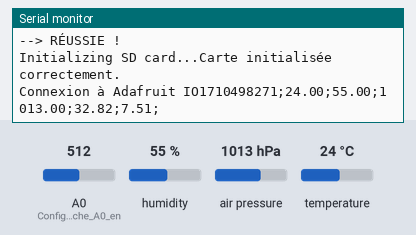
A sketch run on a simulated Arduino Uno, built with avr-gcc and run on an emulated ATmega328P. On the bench: the last lines printed to the serial monitor. The test bench sets the inputs (shaded band); at power-on: humidity 55 %, A0 (Configure_la_broche_A0_en) = 512, air pressure 1013 hPa, temperature 24 °C. The local clock reads 2024-03-15 10:24:30 at power-on unless the sketch sets it; storage starts empty.

Above: at 2.8 s.
2.9 s: humidity set to 22 %
At 4.3 s:
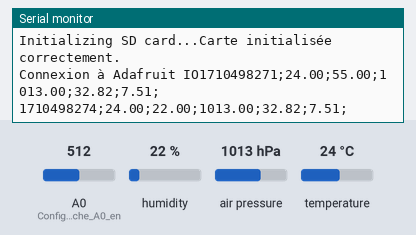
4.4 s: A0 (Configure_la_broche_A0_en) set to 716
5.9 s: air pressure set to 952 hPa
At 6.9 s:
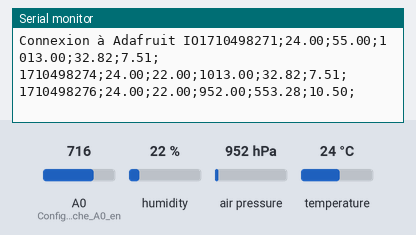
7.4 s: temperature set to 12 °C
At 8.7 s:
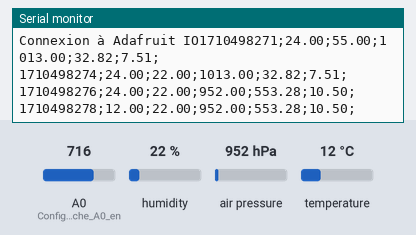
8.9 s: A0 (Configure_la_broche_A0_en) set to 992
At 10.5 s:
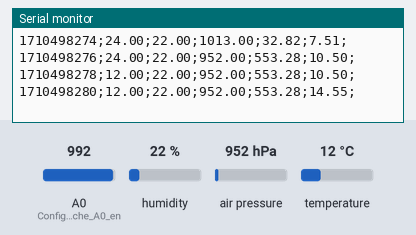
Timing chart, 0 to 11.4 s (numbered marks = the images above; inputs shaded):
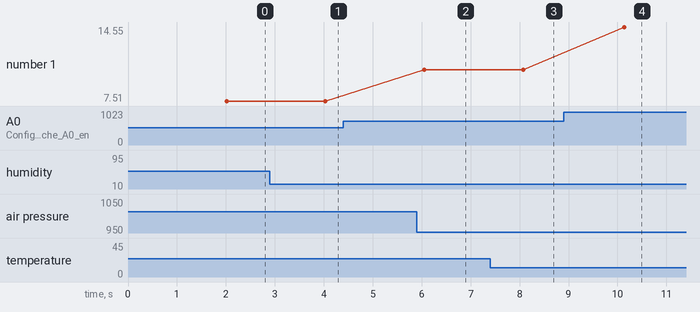

Measured:
- after the input at 2.9 s, the serial monitor: prints a new line after 1.1 s (image 1)
- after the input at 5.9 s, the serial monitor: prints a new line after 0.15 s (image 2)
- after the input at 7.4 s, the serial monitor: prints a new line after 0.67 s (image 3)
- after the input at 8.9 s, the serial monitor: prints a new line after 1.2 s (image 4)
- plotted number 1: 10.5 → 14.55 after the input at 8.9 s

The sketch:

AdafruitIO_Datalogger_YHDC_Cond_BME_RTC_CSV_Groupe13.ino
```cpp
#include <SPI.h>                                        // Librairie de communication SPI
#include <SD.h>                                         // Librairie pour la carte SD
#include <Adafruit_BME280.h>                            // Librairie pour le capteur BME280 d'Adafruit
#include "RTClib.h"                                     // Librairie pour l'horloge RTC
#include "config.h"                                     // Fichier de configuration (non fourni dans le code)

Adafruit_BME280 bme;                                    // Initialisation du capteur BME280
const int cardSelect = 15;                              // Sélection du numéro de broche pour la carte SD
RTC_DS3231 rtc;                                         // Initialisation de l'objet RTC

// Constantes à initialiser
#define adrI2CduBME280                0x76          // Adresse I2C du capteur BME280
#define pressionMer      1016.95                        // Pression atmosphérique au niveau de la mer en HPa à 1013.25, qui dépend de l'altitude où l'on se situe
#define delaiAffichage    1500                          // Temps de rafraîchissement de l'affichage de nouvelles données (en ms)
unsigned long myTime;
int val[100];
int valeurcapt = 0;                                     //initialisation de l'état initial du capteur

int delai1 = 0 ;                                        // Délai pour la première exécution
int delai2 = 0;                                         // Délai pour la deuxième exécution

// Initialisation des feeds pour Adafruit IO
AdafruitIO_Feed *Temperature = io.feed("Temperature");
AdafruitIO_Feed *Humidite = io.feed("Humidite");
AdafruitIO_Feed *Altitude = io.feed("Altitude");
AdafruitIO_Feed *Pression = io.feed("Pression");
AdafruitIO_Feed *Iefficace = io.feed("Intensite efficace");

// Constantes à créer
float Vefficace = 0;
float tensionSortieConditionneur = 0;
float Ieff = 0;
float max_v = 0;
float VmaxD = 0;
float VeffD = 0;
float Imax = 0;

//initialisations nécessaires au programme
void setup() {
  Serial.begin(9600);                                   // Initialisation de la communication série

  #ifndef ESP8266
  while (!Serial);                                      // Attente de la connexion du port série. Nécessaire pour les cartes avec USB.
  #endif

  if (! rtc.begin()) {
    Serial.println("Pas de RTC détecté");               // Message d'erreur si capteur RTC non détecté
    Serial.flush();
    while (1) delay(10);
  }

  if (rtc.lostPower()) {
    Serial.println("RTC n'est plus alimenté,  !");        //Vérifie si l'horloge RTC a perdu son alimentation ; Si l'alimentation a été perdue, le programme affiche le message d'erreur
    rtc.adjust(DateTime(F(__DATE__), F(__TIME__)));       //Configuration de l'heure de l'horloge RTC.
  }
  while(!Serial);
  Serial.println("Programme de test du BME280");
  Serial.println("===========================");
  Serial.println();                                       //Attend que la communication série soit établie avant de poursuivre l'exécution du programme.

  // Initialisation du BME280
  Serial.print(F("Initialisation du BME280, à l'adresse [0x")); //Ajoute "[" au début de la ligne.
  Serial.print(adrI2CduBME280, HEX);                      //Affiche la valeur de la variable adrI2CduBME280 en format hexadécimal
  Serial.println(F("]"));                                 //Ajoute "]" à la fin de la ligne.

  if(!bme.begin(adrI2CduBME280)) {                        //Initialisation à l'adresse I2C spécifiée
    Serial.println(F("--> ÉCHEC…"));                      //Si l'initialisation échoue, ce message est affiché sur le port série
    while(1);
  } else {
    Serial.println(F("--> RÉUSSIE !"));                   //Si l'initialisation est réussie, ce message est affiché sur le port série pour indiquer que l'initialisation du capteur BME280 s'est bien déroulée.

  }
  Serial.println();

  while (!Serial) {                                       //Suspend l'exécution du programme jusqu'à ce que la connexion du port série soit établie.
  }

  //Initialisation de la Carte SD
  Serial.print("Initializing SD card...");                //Affiche le message "Initializing SD card..." sur le port série pour indiquer que l'initialisation de la carte SD est en cours.

  if (!SD.begin(cardSelect)) {                            //Tente d'initialiser la carte SD en utilisant le numéro de broche cardSelect
    Serial.println("Carte non détectée");                 //Si l'initialisation de la carte SD échoue, ce message est affiché sur le port série

    while (1);
  }
  Serial.println("Carte initialisée correctement.");      //Si l'initialisation de la carte SD réussit, ce message est affiché sur le port série

  while(! Serial);                                        //Suspend l'exécution du programme jusqu'à ce que la connexion du port série soit établie.

  Serial.print("Connexion à Adafruit IO");              //Affiche le message sur le port série pour indiquer que le programme est en train de se connecter à Adafruit IO.
  io.connect();                                         //Appelle la fonction connect() de l'objet io, qui permet d'établir une connexion à Adafruit IO.

  while(io.status() < AIO_CONNECTED) {                  //La constante AIO_CONNECTED est utilisée pour représenter l'état de connexion établie.
    Serial.print(".");
    delay(1000);                                        //Introduit un délai de 1000 millisecondes  entre chaque itération de la boucle. Cela permet de ne pas surcharger la tentative de connexion et de laisser un peu de temps pour que la connexion soit établie.
  }

pinMode(A0, INPUT);                                     //Configure la broche A0 en mode d'entrée, ce qui signifie que la broche sera utilisée pour lire des valeurs analogiques
}

//Cette fonction est appelée en boucle indéfiniment après l'exécution de la fonction setup()
void loop() {
  float valanalog = analogRead(A0);   //Lecture la valeur analogique de la broche A0
  float tension = valanalog /1023;    //Convertit la valeur analogique lue en une tension en divisant par 1023.
  Ieff = tension*15;                  //Calcule une valeur d'intensité efficace

//Création d'une chaine de caractères pour trier les données relevées
  DateTime now = rtc.now();           //L'objet DateTime stocke la date et l'heure actuelles.
  String chaineCarac = "";             //Cette ligne initialise une variable de type chaîne de caractères
  chaineCarac += String(now.unixtime());//Cette ligne ajoute à la chaîne chaineCarac la représentation sous forme de chaîne de caractères du temps UNIX actuel
  chaineCarac += ";";

  chaineCarac += String(bme.readTemperature());//Ajoute à la chaîne chaineCarac la valeur de la température mesurée par le capteur BME280 en °C.
  chaineCarac += ";";                          //Ajoute un point-virgule à la chaîne chaineCarac comme séparateur.

  chaineCarac += String(bme.readHumidity());   //Ajoute à la chaîne chaineCarac la valeur de l'humidité mesurée par le capteur BME280 en %.
  chaineCarac += ";";

  chaineCarac += String(bme.readPressure() / 100.0F);//Ajoute à la chaîne chaineCarac la valeur de la pression atmosphérique mesurée par le capteur BME280, en Pa (division par 100).
  chaineCarac += ";";

  chaineCarac += String(bme.readAltitude(pressionMer));//Ajoute à la chaîne chaineCarac la valeur de l'altitude calculée à partir de la pression atmosphérique mesurée par le capteur BME280, en m.
  chaineCarac+=";";

  chaineCarac += Ieff;                                 //Ajoute à la chaîne chaineCarac la valeur de l'intensité efficace, en A.
  chaineCarac += ";";

  if(millis()-delai2 >= 2000){                         //Vérifie si le temps écoulé depuis la dernière opération d'écriture dans le fichier est supérieur ou égal à 2000 millisecondes. Cela permet d'effectuer l'enregistrement toutes les 2 secondes.
    File FichierSD = SD.open("datalogGroupe13.txt", FILE_WRITE); //Ouvre le fichier sur la carte SD en mode écriture.

    if (FichierSD) {
      FichierSD.println(chaineCarac);                            //Si le fichier est ouvert avec succès, la chaîne de caractères chaineCarac, qui contient les données, est écrite dans le fichier, suivie d'un saut de ligne.
      FichierSD.close();                                         //Fermeture du fichier après avoir écrit les données.
      Serial.println(chaineCarac);                               //La chaîne de caractères est également imprimée sur le port série  pour le suivi ou le débogage.
    }
    //Si le fichier ne s'est pas ouvert
    else {
      Serial.println("Erreur d'ouverture pour datalog.txt");              //Un message d'erreur est imprimé sur le port série pour indiquer qu'il y a eu un problème lors de l'ouverture du fichier.
    }
    delai2 = millis();                                                    // Enregistre le temps actuel (en millisecondes) dans la variable delai2,
  }

  if(millis()-delai1 >= 10000){    //Vérifie si le temps écoulé depuis la dernière opération d'envoi de données à Adafruit IO (delai1) est supérieur ou égal à 10000 millisecondes. Cela permet d'effectuer l'envoi toutes les 10 secondes.
      io.run();                    //Cela permet de traiter les opérations réseau et de maintenir la connexion à la plateforme.

      Temperature->save(bme.readTemperature());      //Enregistre la lecture actuelle de la température provenant du capteur BME280 dans le feed 'Temperature' défini sur Adafruit IO.
      Humidite->save(bme.readHumidity());            //Enregistre la lecture actuelle de la température provenant du capteur BME280 dans le feed 'Humidité' défini sur Adafruit IO.
      Altitude->save(bme.readAltitude(pressionMer));//Enregistre la lecture actuelle de la température provenant du capteur BME280 dans le feed 'Altitude' défini sur Adafruit IO.
      Pression->save(bme.readPressure() / 100.0F);  //Enregistre la lecture actuelle de la température provenant du capteur BME280 dans le feed 'Pression' défini sur Adafruit IO.
      Iefficace ->save(Ieff);                       //Enregistre la lecture actuelle de la température provenant du capteur BME280 dans le feed 'Intensité efficace' défini sur Adafruit IO.
      delai1 = millis();                            //Enregistre le temps actuel (en millisecondes) dans la variable delai1, marquant ainsi le moment de la dernière opération d'envoi de données à Adafruit IO.
  }
}
```

config.h
```cpp
/************************ Adafruit IO Config *******************************/

// visit io.adafruit.com if you need to create an account,
// or if you need your Adafruit IO key.
#define IO_USERNAME "matt6612"
#define IO_KEY "aio_mCWS00O1fArCfPQpcEQjL51TGsNZ"

/******************************* WIFI **************************************/

// the AdafruitIO_WiFi client will work with the following boards:
//   - HUZZAH ESP8266 Breakout -> https://www.adafruit.com/products/2471
//   - Feather HUZZAH ESP8266 -> https://www.adafruit.com/products/2821
//   - Feather HUZZAH ESP32 -> https://www.adafruit.com/product/3405
//   - Feather M0 WiFi -> https://www.adafruit.com/products/3010
//   - Feather WICED -> https://www.adafruit.com/products/3056
//   - Adafruit PyPortal -> https://www.adafruit.com/product/4116
//   - Adafruit Metro M4 Express AirLift Lite ->
//   https://www.adafruit.com/product/4000
//   - Adafruit AirLift Breakout -> https://www.adafruit.com/product/4201
//   - Adafruit AirLift Shield -> https://www.adafruit.com/product/4285
//   - Adafruit AirLift FeatherWing -> https://www.adafruit.com/product/4264

#define WIFI_SSID "epf-projets"
#define WIFI_PASS "OFh7tRXxJ5PO1KFW0BbI"

// uncomment the following line if you are using airlift
// #define USE_AIRLIFT

// uncomment the following line if you are using winc1500
// #define USE_WINC1500

// uncomment the following line if you are using mrk1010 or nano 33 iot
//#define ARDUINO_SAMD_MKR1010

// comment out the following lines if you are using fona or ethernet
#include "AdafruitIO_WiFi.h"

#if defined(USE_AIRLIFT) || defined(ADAFRUIT_METRO_M4_AIRLIFT_LITE) ||         \
    defined(ADAFRUIT_PYPORTAL)
// Configure the pins used for the ESP32 connection
#if !defined(SPIWIFI_SS) // if the wifi definition isnt in the board variant
// Don't change the names of these #define's! they match the variant ones
#define SPIWIFI SPI
#define SPIWIFI_SS 10 // Chip select pin
#define NINA_ACK 9    // a.k.a BUSY or READY pin
#define NINA_RESETN 6 // Reset pin
#define NINA_GPIO0 -1 // Not connected
#endif
AdafruitIO_WiFi io(IO_USERNAME, IO_KEY, WIFI_SSID, WIFI_PASS, SPIWIFI_SS,
                   NINA_ACK, NINA_RESETN, NINA_GPIO0, &SPIWIFI);
#else
AdafruitIO_WiFi io(IO_USERNAME, IO_KEY, WIFI_SSID, WIFI_PASS);
#endif
/******************************* FONA **************************************/

// the AdafruitIO_FONA client will work with the following boards:
//   - Feather 32u4 FONA -> https://www.adafruit.com/product/3027

// uncomment the following two lines for 32u4 FONA,
// and comment out the AdafruitIO_WiFi client in the WIFI section
// #include "AdafruitIO_FONA.h"
// AdafruitIO_FONA io(IO_USERNAME, IO_KEY);

/**************************** ETHERNET ************************************/

// the AdafruitIO_Ethernet client will work with the following boards:
//   - Ethernet FeatherWing -> https://www.adafruit.com/products/3201

// uncomment the following two lines for ethernet,
// and comment out the AdafruitIO_WiFi client in the WIFI section
// #include "AdafruitIO_Ethernet.h"
// AdafruitIO_Ethernet io(IO_USERNAME, IO_KEY);
```
